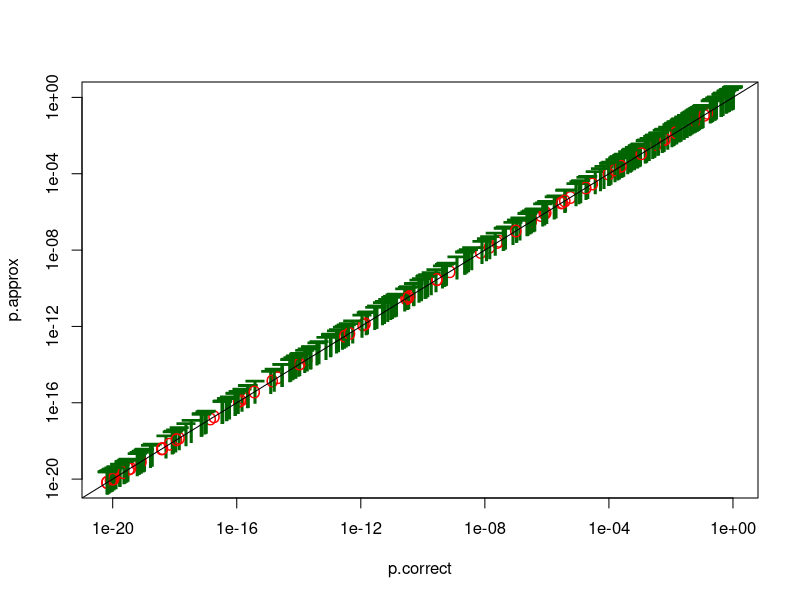
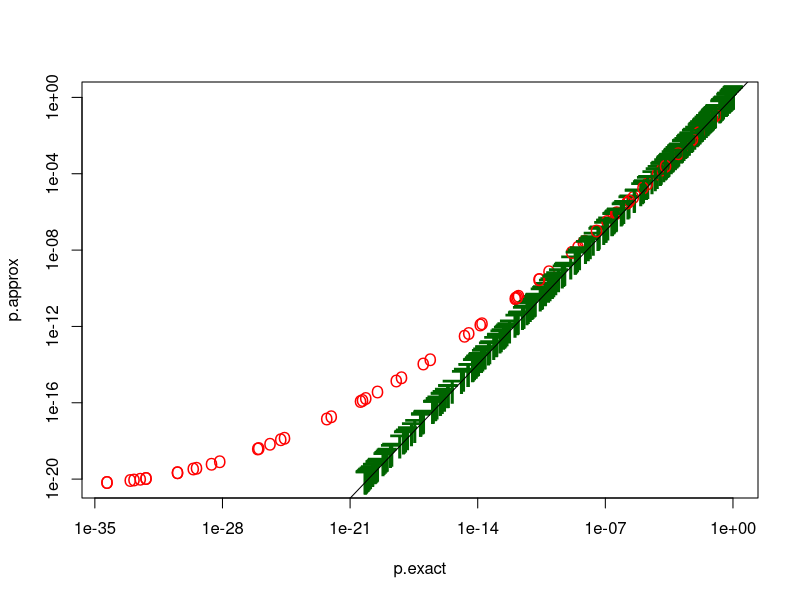
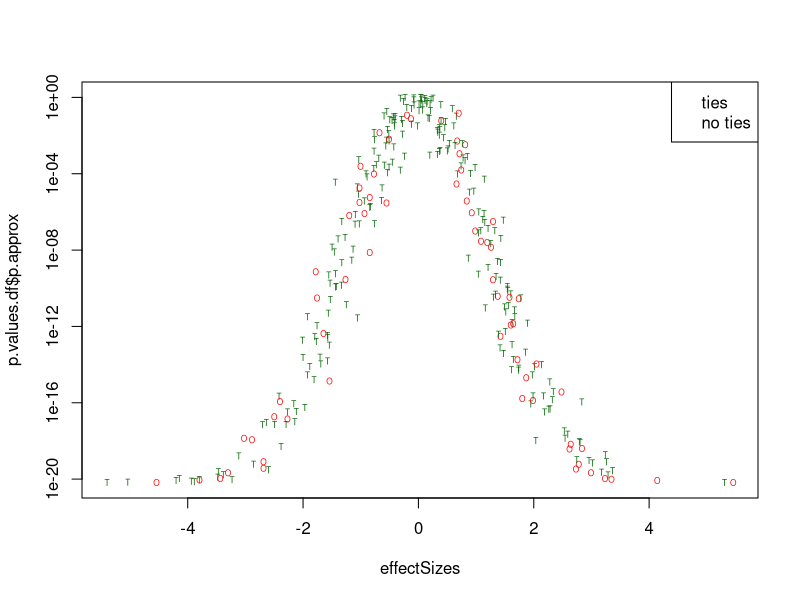
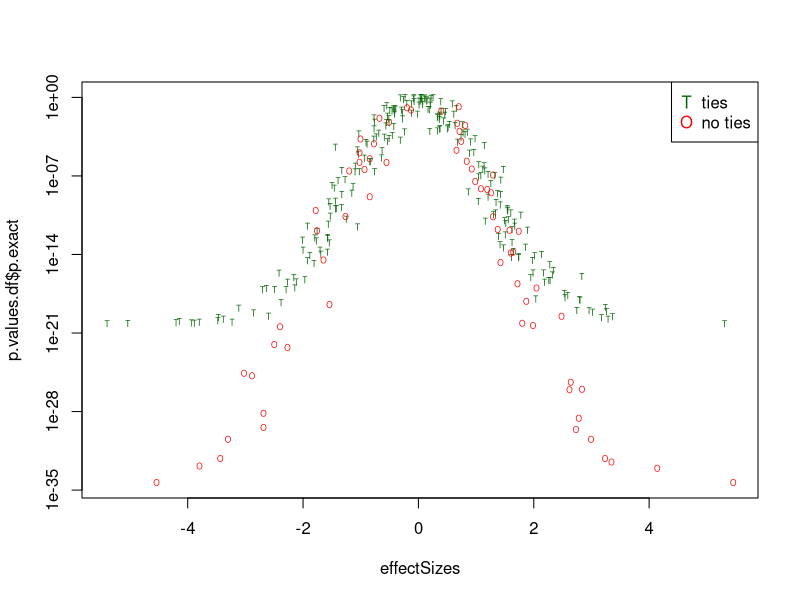

These charts were generated, in order, by the following R code: (Note: this script raises an error after producing the figures.)
## ---- chunk 1
knitr::opts_chunk$set(echo = TRUE)
## ---- chunk 2
sampleSize = 120
outcomeClass = rbinom(sampleSize, 1, 1/2)
nFeatures = 300
effectSizes = rnorm(nFeatures) * 2
## ---- chunk 3
do.wilcoxes = function(Xrounded) {
  X0 <- Xrounded[outcomeClass==0]
  X1 <- Xrounded[outcomeClass==1]
  data.frame(p.approx = wilcox.test(X0, X1)$p.value,
             p.correct = wilcox.test(X0, X1, correct=T)$p.value,
             p.exact = wilcox.test(X0, X1, exact=T)$p.value,
             anyTied = length(unique(Xrounded)) < sampleSize 
                  # not all unique.
   )
}
#options.saved = options(warn=-1)
p.values.list = lapply(effectSizes, function(effSize){
  X = rnorm(sampleSize) + effSize*outcomeClass
  Xrounded <<- round(X, digits=3)
  do.wilcoxes(Xrounded)
 }
)
#options(options.saved)
## ---- chunk 4
library(plyr)
p.values.df = ldply(p.values.list)
table(p.values.df$anyTied)

## ---- chunk 5
colors = c("red","darkgreen")[p.values.df$anyTied+1]  
cex = (1:2)[p.values.df$anyTied+1]  
pch = c("O", "T")[p.values.df$anyTied+1]  
with(p.values.df, {
    plot(p.correct, p.approx, log="xy", col=colors, pch=pch, cex=cex)
    abline(a=0,b=1)
    plot(p.exact, p.approx,log="xy", col=colors, pch=pch, cex=cex)
    abline(a=0,b=1)
  }
)
## ---- chunk 6
plot(effectSizes, p.values.df$p.approx, pch = pch, cex=1/2, col = colors, log='y')
legend(x = 'topright', legend=c('ties', 'no ties'), c('T', 'O'), col=c('darkgreen', 'red'))
plot(effectSizes, p.values.df$p.exact, pch = pch, cex=1/2, col = colors, log='y')
legend(x = 'topright', legend=c('ties', 'no ties'), pch=c('T', 'O'), col=c('darkgreen', 'red'))

## ---- chunk 7
effSize = 2
X = rnorm(sampleSize) + effSize*outcomeClass
X[2] = X[1] + 0.0001
do.wilcoxes(X)
t(
  sapply(6:0, function(digits) {
    c(digits=digits, do.wilcoxes(round(X, digits=digits)))
    }
    )
)
## ---- chunk 8
Xrounded3 = round(X, digits=3)
do.wilcoxes(Xrounded3)
which(duplicated(Xrounded3))
ties = which(duplicated(Xrounded3))
Xbrokentie = Xrounded3
Xbrokentie[ties] = Xbrokentie[ties] + 1e-7
do.wilcoxes(Xbrokentie)
## ---- chunk 9
unix.time(for(i in 1:20)do.wilcoxes(Xrounded3))
unix.time(for(i in 1:20)do.wilcoxes(Xbrokentie))
